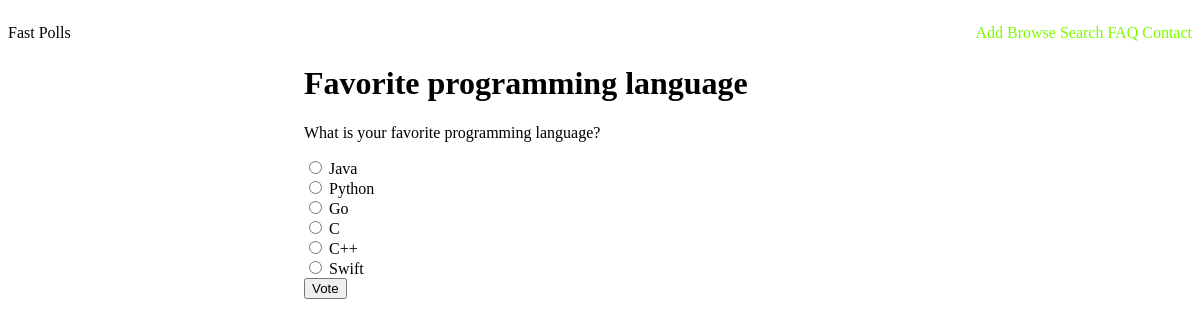
Page /polls/4 on the committed database.
### polls/models.py (models this page shows, shortened)
class Question(models.Model):
    title = models.CharField(max_length=100)
    question_text = models.CharField(max_length=300)
    pub_date = models.DateTimeField('Publication Date')

class Choice(models.Model):
    question = models.ForeignKey(Question)
    choice_text = models.CharField(max_length=300)
    votes = models.IntegerField(default=0)

### polls/views.py (the view)
# urls.py: url(r'^(?P<question_id>[0-9]+)$', views.vote, name='vote'),
def vote(request, question_id):
    question = get_object_or_404(Question, pk=question_id)
    try:
        selected_choice = question.choice_set.get(pk=request.POST['choice'])
    except (KeyError, Choice.DoesNotExist):
        return render(request, 'polls/vote.html', {
            'question': question,
            'error_message': "You didn't select a choice.",
        })
    else:
        selected_choice.votes += 1
        selected_choice.save()
        return HttpResponseRedirect(reverse('polls:results', args=(question.id,)))

### templates/polls/vote.html (shortened to what this page needs)
{% extends 'fast_polls/base.html' %}
{% block main %}
    <h1>{% block title %}{{ question.title }}{% endblock %}</h1>
    <p>{{ question.question_text }}</p>
        <form action="{% url 'polls:vote' question.id %}" method="post">
            {% for choice in question.choice_set.all %}
                <input type="radio" name="choice" id="choice{{ forloop.counter }}" value="{{ choice.id }}" />
                <label for="choice{{ forloop.counter }}">{{ choice.choice_text }}</label><br />
            {% endfor %}
            <input type="submit" value="Vote" />
        </form>
{% endblock %}

### rows in the picture
Question: title "Favorite programming language", question_text "What is your favorite programming language?"
Choice: choice_text "Java"
Choice: choice_text "Python"
Choice: choice_text "Go"
Choice: choice_text "C"
Choice: choice_text "C++"
Choice: choice_text "Swift"
